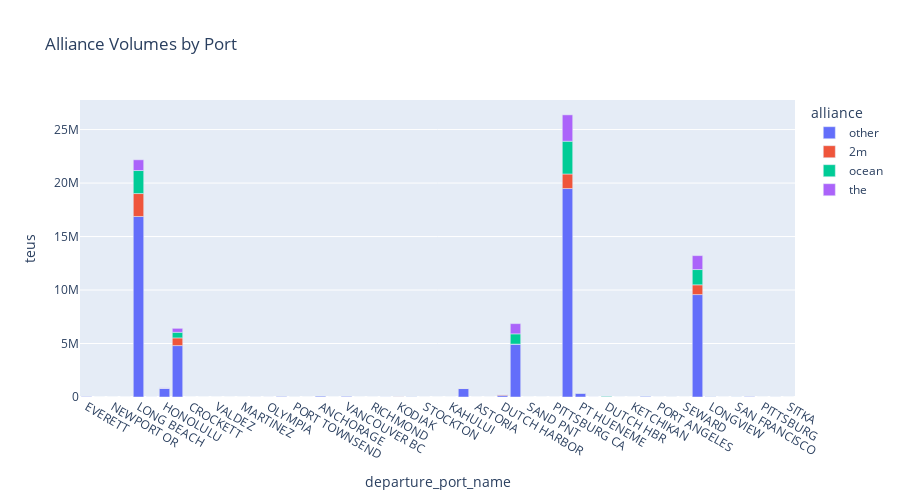

Notebook source saved alongside this figure:
### Code cell
df = (
    exports_lf
    #group by alliance and port
    .group_by('alliance', 'departure_port_name')
    .agg(pl.col('teus').sum())
    .collect()
)

px.bar(
    df, x='departure_port_name', y='teus',
    color='alliance',
    title='Alliance Volumes by Port',
    width=900,
    height=500)

### Figure 1 — Plotly figure (JSON) as saved in the notebook; plotly's stock layout.template omitted (floating-point values rounded to 4 significant figures)
{"data": [{"alignmentgroup": "True", "hovertemplate": "alliance=other<br>departure_port_name=%{x}<br>teus=%{y}<extra></extra>", "legendgroup": "other", "marker": {"color": "#636efa", "pattern": {"shape": ""}}, "name": "other", "offsetgroup": "other", "orientation": "v", "showlegend": true, "textposition": "auto", "type": "bar", "x": ["EVERETT", "ABERDEEN WA", "NEWPORT OR", "EUREKA", "LONG BEACH", "ANACORTES", "HONOLULU", "SEATTLE", "CROCKETT", "SELBY", "VALDEZ", "EL SEGUNDO", "MARTINEZ", "FERNDALE", "OLYMPIA", "ABERDEEN", "PORT TOWNSEND", "NIKISKI", "ANCHORAGE", "WHITTIER", "VANCOUVER BC", "HILO", "RICHMOND", "RICHMOND CA", "KODIAK", "KALAMA", "STOCKTON", "REDWOOD CY", "KAHULUI", "PORTLAND OR", "ASTORIA", "AFOGNAK", "DUTCH HARBOR", "TACOMA", "SAND PNT", "CHERRY POINT", "PITTSBURG CA", "LOS ANGELES", "PT HUENEME", "BELLINGHAM", "DUTCH HBR", "COOS BAY", "KETCHIKAN", "SAN DIEGO", "PORT ANGELES", "ONTARIO", "SEWARD", "OAKLAND", "LONGVIEW", "SACRAMENTO", "SAN FRANCISCO", "VANCOUVER WA", "PITTSBURG", "BENICIA"], "xaxis": "x", "y": [32740.0, 302.4, 9.028, 866.6, 16880000.0, 5433.0, 816400.0, 4807000.0, 4.514, 9.028, 45.14, 117.4, 437.8, 5116.0, 3534.0, 42860.0, 56.51, 337.5, 95450.0, 18.06, 54870.0, 4.514, 573.3, 7105.0, 5025.0, 37700.0, 2239.0, 132.9, 18.06, 790300.0, 650.0, 1551.0, 154400.0, 4942000.0, 27.08, 279.9, 1207.0, 19490000.0, 364000.0, 3928.0, 7819.0, 1327.0, 9.028, 80500.0, 1106.0, 4.514, 198.6, 9575000.0, 45780.0, 1630.0, 6900.0, 33130.0, 31.6, 1444.0], "yaxis": "y"}, {"alignmentgroup": "True", "hovertemplate": "alliance=2m<br>departure_port_name=%{x}<br>teus=%{y}<extra></extra>", "legendgroup": "2m", "marker": {"color": "#EF553B", "pattern": {"shape": ""}}, "name": "2m", "offsetgroup": "2m", "orientation": "v", "showlegend": true, "textposition": "auto", "type": "bar", "x": ["LONG BEACH", "PORTLAND OR", "ANCHORAGE", "LOS ANGELES", "SEATTLE", "DUTCH HBR", "PT HUENEME", "OAKLAND", "TACOMA", "KALAMA", "HONOLULU", "BENICIA", "KODIAK", "DUTCH HARBOR"], "xaxis": "x", "y": [2143000.0, 22020.0, 2623, 1361000.0, 717200.0, 6417.0, 5192.0, 911800.0, 2496.0, 5, 261.5, 124, 8391.0, 83500.0], "yaxis": "y"}, {"alignmentgroup": "True", "hovertemplate": "alliance=ocean<br>departure_port_name=%{x}<br>teus=%{y}<extra></extra>", "legendgroup": "ocean", "marker": {"color": "#00cc96", "pattern": {"shape": ""}}, "name": "ocean", "offsetgroup": "ocean", "orientation": "v", "showlegend": true, "textposition": "auto", "type": "bar", "x": ["SEATTLE", "DUTCH HBR", "PORT TOWNSEND", "LONGVIEW", "DUTCH HARBOR", "HONOLULU", "SITKA", "SAN FRANCISCO", "ONTARIO", "PORTLAND OR", "LONG BEACH", "LOS ANGELES", "OAKLAND", "SAN DIEGO", "KALAMA", "PT HUENEME", "TACOMA"], "xaxis": "x", "y": [524600.0, 47690.0, 407.7, 4.514, 5014.0, 4839.0, 4, 3, 14, 995.5, 2153000.0, 3063000.0, 1428000.0, 6, 7.514, 6542.0, 958000.0], "yaxis": "y"}, {"alignmentgroup": "True", "hovertemplate": "alliance=the<br>departure_port_name=%{x}<br>teus=%{y}<extra></extra>", "legendgroup": "the", "marker": {"color": "#ab63fa", "pattern": {"shape": ""}}, "name": "the", "offsetgroup": "the", "orientation": "v", "showlegend": true, "textposition": "auto", "type": "bar", "x": ["OAKLAND", "TACOMA", "HONOLULU", "DUTCH HARBOR", "LOS ANGELES", "LONG BEACH", "SEATTLE"], "xaxis": "x", "y": [1302000.0, 957700.0, 30850.0, 5848, 2466000.0, 1003000.0, 370700.0], "yaxis": "y"}], "layout": {"barmode": "relative", "height": 500, "legend": {"title": {"text": "alliance"}, "tracegroupgap": 0}, "title": {"text": "Alliance Volumes by Port"}, "width": 900, "xaxis": {"anchor": "y", "domain": [0, 1], "title": {"text": "departure_port_name"}}, "yaxis": {"anchor": "x", "domain": [0, 1], "title": {"text": "teus"}}}}
